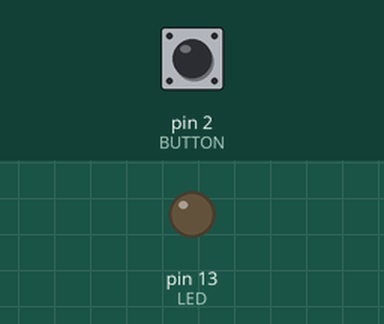
The sketch below on a simulated Arduino Uno, built with avr-gcc and run on an emulated ATmega328P. Shown: output pins drawn as LEDs (lit = HIGH). The test bench sets the inputs (shaded band); at power-on: pin 2 (BUTTON) LOW.

Above: at 1.2 s.
1.3 s: pin 2 (BUTTON) pulled HIGH for 0.15 s
At 1.37 s:
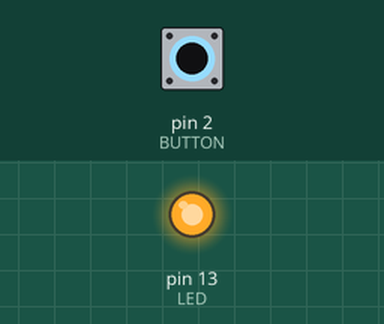
2.9 s: pin 2 (BUTTON) pulled HIGH for 3.2 s
At 6.6 s:
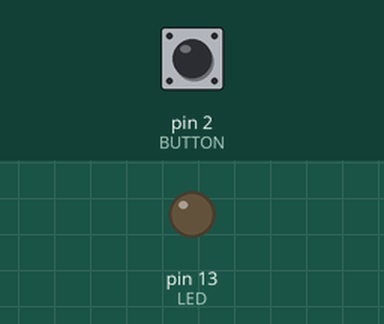
Timing chart, 0 to 8.1 s (numbered marks = the images above; inputs shaded):
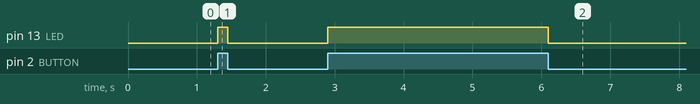

The sketch:

Codigo_2_BUTTON.ino
```cpp
#define LED 13
#define BUTTON 2

void setup(){
  pinMode(LED, OUTPUT);
  pinMode(BUTTON, INPUT);
}

void loop (){

  short DATO = digitalRead(BUTTON);

  if (DATO == HIGH){
    digitalWrite(LED, HIGH);
  } else {
    digitalWrite(LED, LOW);
  }
}
```

Measured:
- after the input at 1.3 s, pin 13 (LED): LOW → HIGH at once, → LOW 0.15 s later
- after the input at 2.9 s, pin 13 (LED): LOW → HIGH at once, → LOW 3.2 s later
